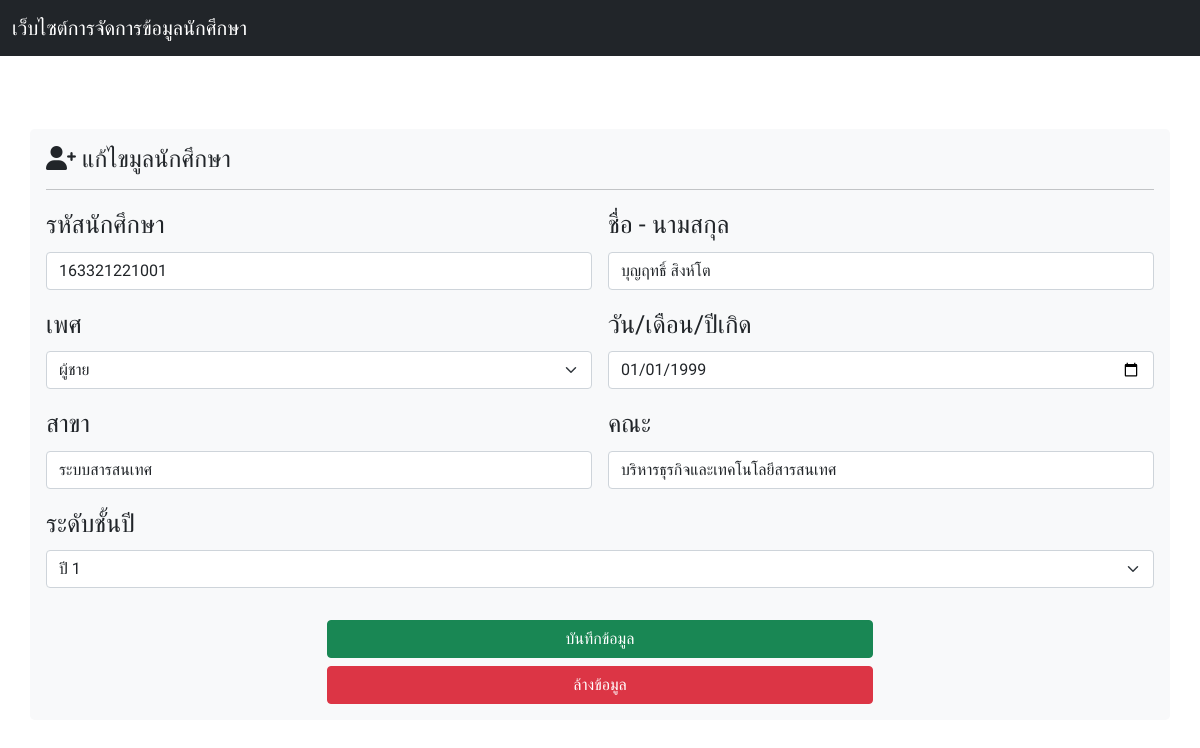
Screenshot of /editstudent.php?id=1 with the database file from the repository.
### tables this page shows
CREATE TABLE `student` (
  `id_udg` int(100) NOT NULL COMMENT 'ID',
  `Stu_id` mediumtext NOT NULL COMMENT 'รหัสนักศึกษา',
  `Name_Surname` varchar(255) NOT NULL COMMENT 'ชื่อ/นามสกุล',
  `Gender` varchar(255) NOT NULL COMMENT 'เพศ',
  `Birthday` date NOT NULL COMMENT 'วัน/เดือน/ปีเกิด',
  `Department` varchar(255) NOT NULL COMMENT 'สาขา',
  `Faculty` varchar(255) NOT NULL COMMENT 'คณะ',
  `Class` int(255) NOT NULL COMMENT 'ระดับชั้นปี',
  `time` date NOT NULL COMMENT 'วันที่บันทึก'
);

### code/edit.php (called while the page is built, shortened)
<?php
    $stmt = $conn->prepare("SELECT * FROM student WHERE id_udg = :id_udg");
    $stmt->bindParam(':id_udg', $id_udg);
    $stmt->execute();
    $row = $stmt->fetch(PDO::FETCH_ASSOC);
?>

### editstudent.php (the view, shortened to what this page needs)
<?php
require_once('server/connect.php');
require_once('code/edit.php');
?>
<!DOCTYPE html>
<html lang="en">
<head>
    <link rel="stylesheet" href="https://cdnjs.cloudflare.com/ajax/libs/font-awesome/6.0.0-beta3/css/all.min.css">
    <link rel="stylesheet" href="assets/css/bootstrap.min.css">
    <link rel="stylesheet" href="assets/css/font.css">
</head>
<body>
    <nav class="navbar navbar-expand-lg fixed-top navbar-dark bg-dark">
        <div class="container-fluid">
         <a class="navbar-brand" href="#">เว็บไซต์การจัดการข้อมูลนักศึกษา</a>
        </div>
    </nav>
    <br> <br> <br>
<div class="container my-3 p-3 bg-light rounded-3">
<h4><i class="fas fa-user-plus"></i> แก้ไขมูลนักศึกษา</h4>
    <hr>
        <form action=" " method="post" class="row g-3">
            <div class="col-md-6">
                <label for="Stu_id" class="form-label">รหัสนักศึกษา</label>
                <input class="form-control" type="number" name="Stu_id" value="<?php echo $row['Stu_id']?>" required>
            </div>
            <div class="col-md-6">
                <label for="Name_Surname" class="form-label">ชื่อ - นามสกุล</label>
                <input class="form-control" type="text" name="Name_Surname" value="<?php echo $row['Name_Surname']?>" required>
            </div>
            <div class="col-md-6">
                <label for="Gender" class="form-label">เพศ</label>
                <select class="form-select" name="Gender" aria-label="Default select example">
                    <option value="ผู้ชาย">ผู้ชาย</option>
                </select>
            </div>
            <div class="col-md-6">
                <label for="Birthday" class="form-label">วัน/เดือน/ปีเกิด</label>
                <input class="form-control" type="date" name="Birthday" value="1999-01-01">
            </div>
            <div class="col-md-6">
                <label for="Department" class="form-label">สาขา</label>
                <input class="form-control" type="text"name="Department" value="<?php echo $row['Department']?>" required>
            </div>
            <div class="col-md-6">
                <label for="Faculty" class="form-label">คณะ</label>
                <input class="form-control" type="text"name="Faculty" value="<?php echo $row['Faculty']?>" required>
            </div>
            <div class="form-group mb-3">
                <label for="Class" class="form-label">ระดับชั้นปี</label>
                <select class="form-select" name="Class" aria-label="Default select example">
                    <option value="1">ปี 1</option>
                </select>
            </div>
            <div class="d-grid gap-2 col-6 mx-auto">
                <button type="button" class="btn btn-success" data-bs-toggle="modal" data-bs-target="#exampleModal">
                บันทึกข้อมูล
                </button>
                <button class="btn btn-danger" type="reset">ล้างข้อมูล</button>
            </div>
        </form>
    </div>
</body>
</html>

### rows the page displays
student: Stu_id "163321221001", Name_Surname "บุญฤทธิ์ สิงห์โต", Department "ระบบสารสนเทศ", Faculty "บริหารธุรกิจและเทคโนโลยีสารสนเทศ"
